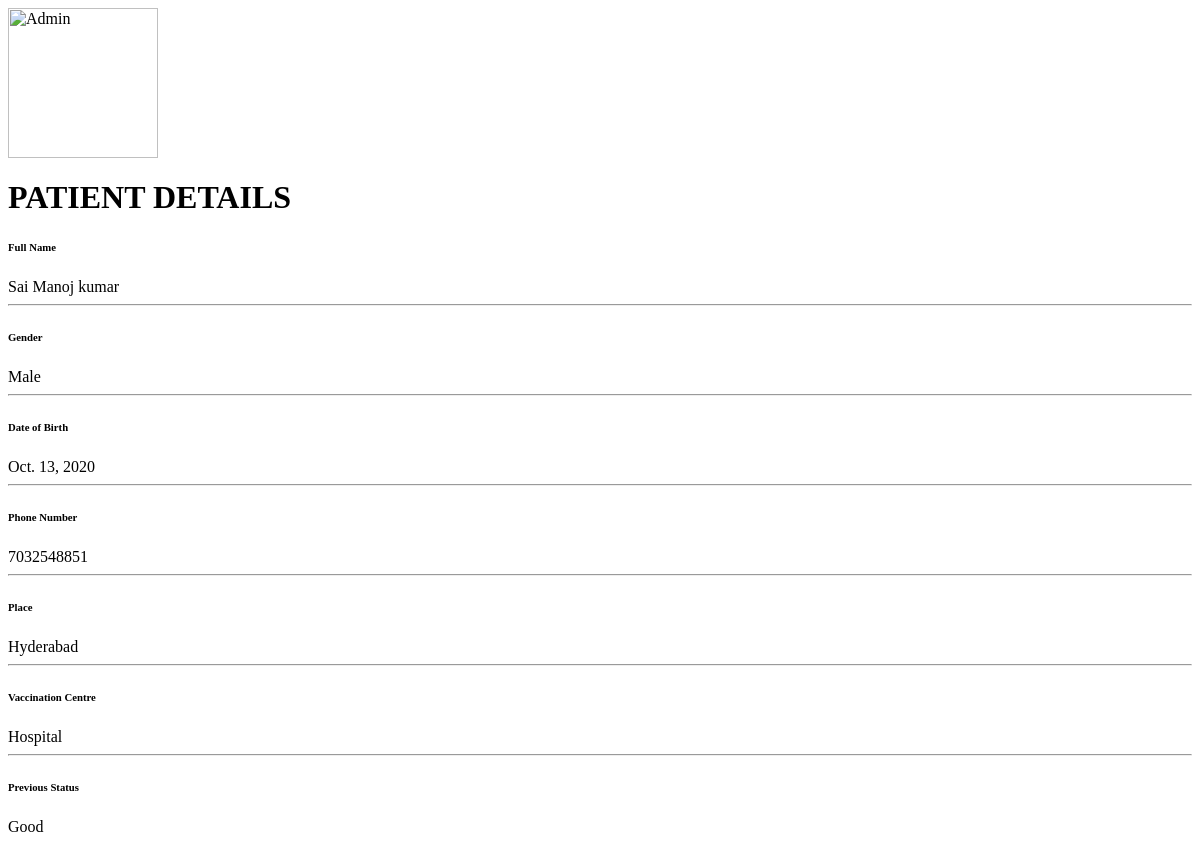
Before: /vc/report/showpatient/1 (signed in) with the older database file.
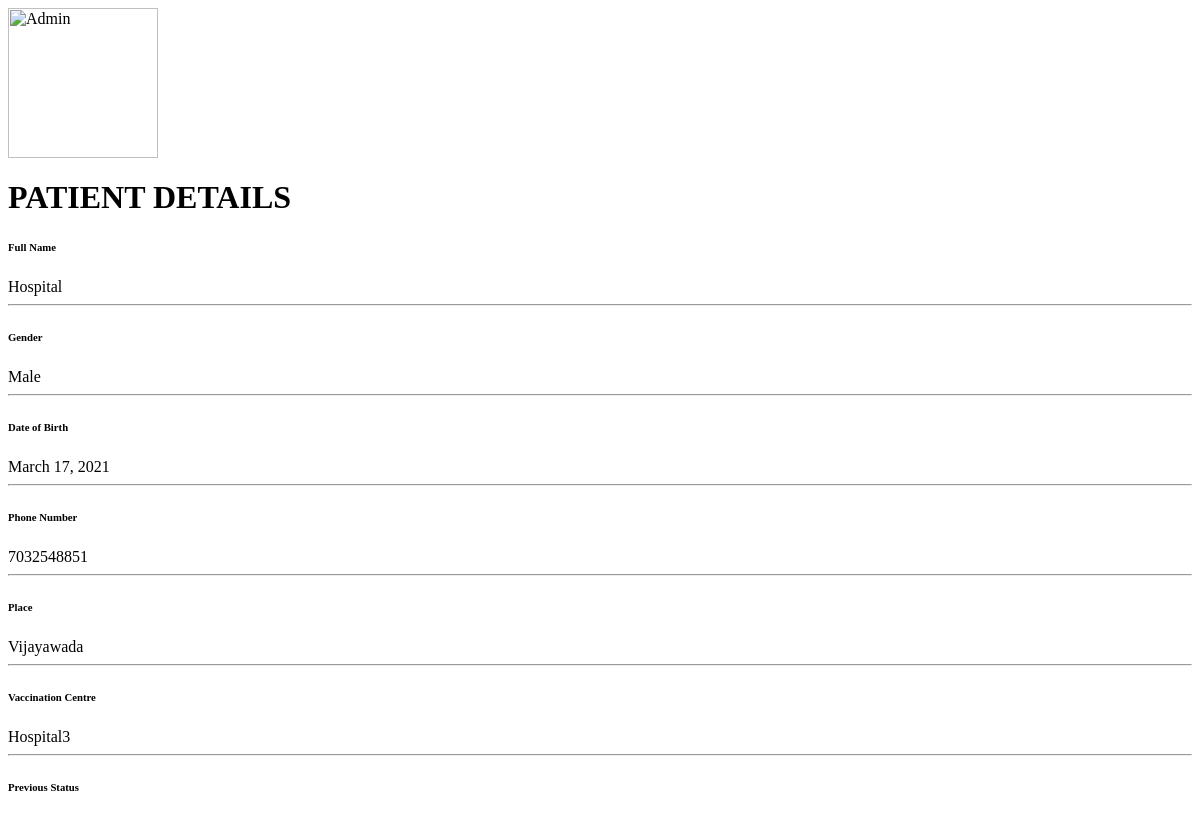
After: the same page with the newer database file.
### C19V/models.py (models this page shows, shortened)
class VaccinatedPerson(models.Model):
    GENDER_CHOICES = (('M','Male'),('F','Female'))
    user = models.OneToOneField(User,on_delete=CASCADE)
    name = models.CharField(max_length=50)
    gender = models.CharField(max_length=1,choices=GENDER_CHOICES)
    dob = models.DateField()
    phone_no =models.CharField(max_length=10)
    address = models.TextField(max_length=128)
    city = models.CharField(max_length=20)
    state = models.CharField(max_length=10)
    date_created = models.DateTimeField(auto_now_add=True)
    centre = models.OneToOneField(TestCentre,on_delete=models.CASCADE)

class TestCentre(models.Model):
    user = models.OneToOneField(User,on_delete=CASCADE)
    name = models.CharField(max_length=50)
    email = models.EmailField(max_length=25)
    phone_no =models.CharField(max_length=10)
    address = models.TextField(max_length=128)
    city = models.CharField(max_length=10)
    state = models.CharField(max_length=10)
    pincode = models.CharField(max_length=6)
    active_time_from = models.TimeField() #From
    active_time_to = models.TimeField()   #To

class Status(models.Model):
    STATUS = (('Good','Feeling good'),('Ok','Feeling somewhat good'),('Bad','Feeling Bad'))
    status = models.CharField(max_length=4,choices=STATUS)
    person = models.ForeignKey(VaccinatedPerson,on_delete=models.CASCADE)
    date = models.DateField(auto_now_add=True)
    time = models.TimeField(auto_now_add=True)

### C19V/views.py (the view)
# urls.py: path('vc/report/showpatient/<str:pk>',views.show,name='show_patient'),
@decorators.VC_required(login_url='loginvc')
def show(request,pk):
   person = models.VaccinatedPerson.objects.get(id=pk)
   status = models.Status.objects.filter(person=person).last()
   context={'person':person ,'status':status}
   return render(request,'showpatient.html',context)

### C19V/templates/showpatient.html
<centre>
    <div class="container-md-8">
      <div class="card mb-3">
        <div class="card-body">
          <div class="jumbotron align-items-center text-center">
            <img src="https://bootdey.com/img/Content/avatar/avatar7.png" alt="Admin" class="rounded-circle" width="150">
            <div class="mt-3">
              <h1>PATIENT DETAILS</h1>
            </div>
          </div>
          <div class="row">
            <div class="col-sm-3">
              <h6 class="mb-0 pl-4">Full Name</h6>
            </div>
            <div class="col-sm-9 pl-4 text-secondary">
              {{ person.name }}
            </div>
          </div>
          <hr>
          <div class="row">
            <div class="col-sm-3">
              <h6 class="mb-0 pl-4">Gender</h6>
            </div>
            <div class="col-sm-9 pl-4 text-secondary">
              {% if person.gender == 'M' %}
                Male
              {% else %}
                Female
              {% endif %}
            </div>
          </div>
          <hr>
          <div class="row">
            <div class="col-sm-3">
              <h6 class="mb-0 pl-4">Date of Birth</h6>
            </div>
            <div class="col-sm-9 pl-4 text-secondary">
              {{person.dob | date}}
            </div>
          </div>
          <hr>
          <div class="row">
            <div class="col-sm-3">
              <h6 class="mb-0 pl-4">Phone Number</h6>
            </div>
            <div class="col-sm-9 pl-4 text-secondary">
              {{person.phone_no}}
            </div>
          </div>
          <hr>
          <div class="row">
            <div class="col-sm-3">
              <h6 class="mb-0 pl-4">Place</h6>
            </div>
            <div class="col-sm-9 pl-4 text-secondary">
              {{ person.centre.city }}
            </div>
          </div>
          <hr>
          <div class="row">
            <div class="col-sm-3">
              <h6 class="mb-0 pl-4">Vaccination Centre</h6>
            </div>
            <div class="col-sm-9 pl-4 text-secondary">
              {{ person.centre.name }}
            </div>
          </div>
          <hr>
          <div class="row">
            <div class="col-sm-3">
              <h6 class="mb-0 pl-4">Previous Status</h6>
            </div>
            <div class="col-sm-9 pl-4 text-secondary">
              {{status.status}}
            </div>
          </div>
        </div>
      </div>
    </div>
  </centre>

Changed rows visible on the page:
removed Status: status "Good"
changed VaccinatedPerson "Hospital": name "Sai Manoj kumar" → "Hospital"; dob "Oct. 13, 2020" → "March 17, 2021"; centre.city "Hyderabad" → "Vijayawada"; centre.name "Hospital" → "Hospital3"
